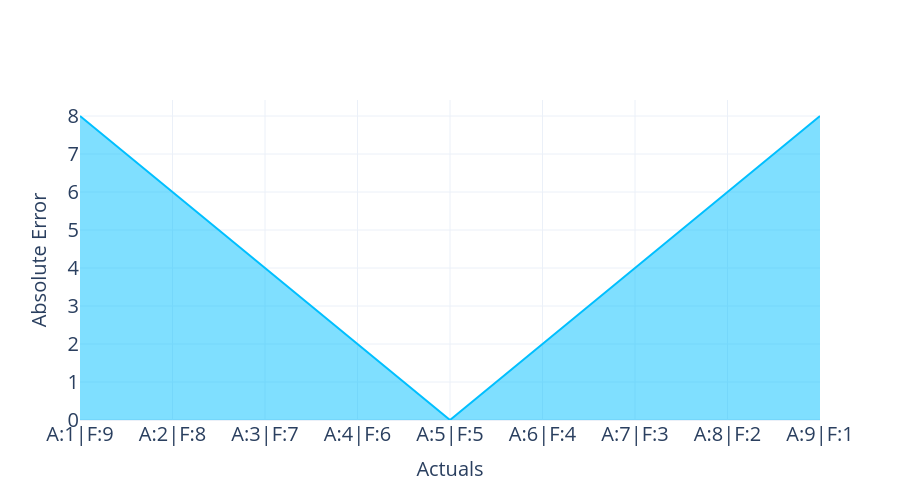
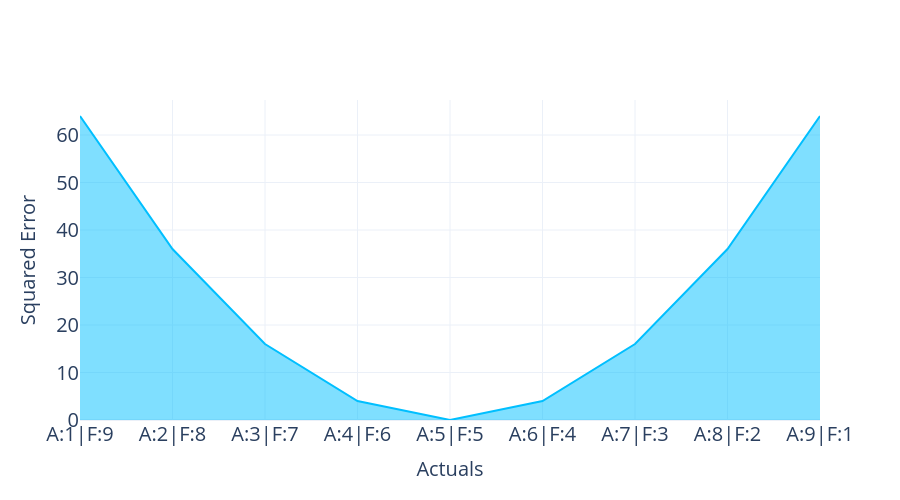
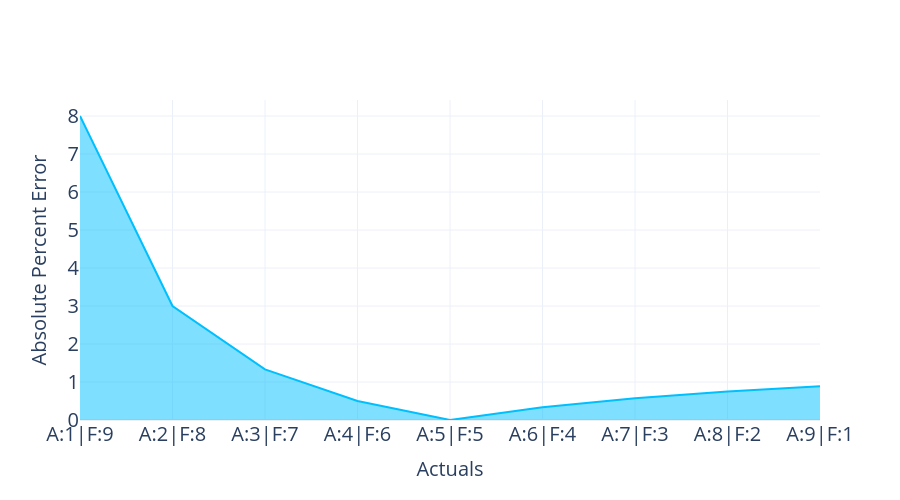
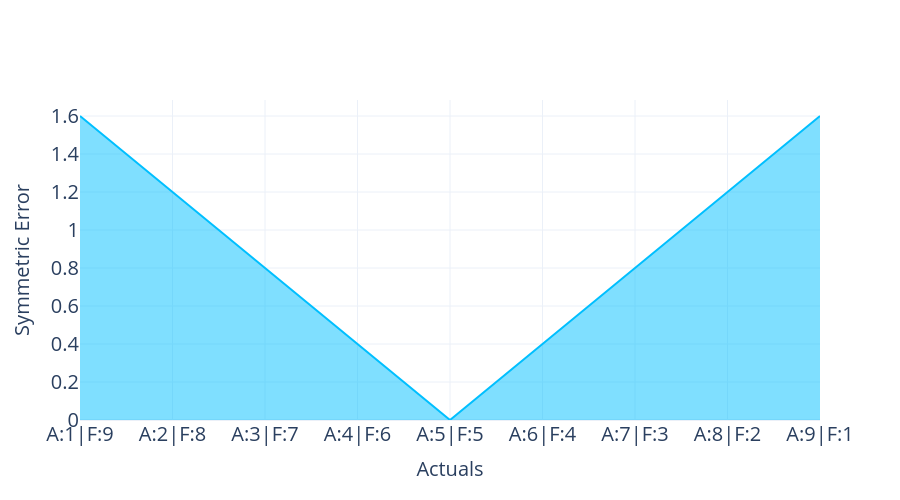

The cell these charts' notebook holds for them, in order:
### Code cell
diagonal_df = res_df[(res_df.actuals+res_df.forecast)==10]

for metric in intrinsic_metrics:
    display_metric = metric.replace("_"," ").title()
    fig = px.area(diagonal_df, x="actuals", y=metric, title="<b>"+display_metric+"</b>",template="plotly_white", color_discrete_sequence=["DeepSkyBlue"])
    fig = format_plot(fig, legends=None, xlabel="Actuals", ylabel=display_metric, title="", font_size=20, title_font_size=24)
    fig.update_layout(
        xaxis = dict(
            tickmode = 'array',
            tickvals=[i for i in diagonal_df.actuals],
            ticktext = [f"A:{i}|F:{10-i}" for i in diagonal_df.actuals]
        )
    )
    fig.write_image(f"imgs/chapter_19/{metric}_complementarity.png")

    fig.show()

### Figure 1 — Plotly figure (JSON) as saved in the notebook; plotly's stock layout.template omitted (floating-point values rounded to 4 significant figures)
{"data": [{"fillpattern": {"shape": ""}, "hovertemplate": "actuals=%{x}<br>absolute_error=%{y}<extra></extra>", "legendgroup": "", "line": {"color": "DeepSkyBlue"}, "marker": {"symbol": "circle"}, "mode": "lines", "name": "", "orientation": "v", "showlegend": false, "stackgroup": "1", "type": "scatter", "x": [1, 2, 3, 4, 5, 6, 7, 8, 9], "xaxis": "x", "y": [8, 6, 4, 2, 0, 2, 4, 6, 8], "yaxis": "y"}], "layout": {"autosize": false, "height": 500, "legend": {"font": {"size": 20}, "orientation": "h", "tracegroupgap": 0, "x": 1, "xanchor": "right", "y": 0.9, "yanchor": "bottom"}, "title": {"font": {"size": 24}, "text": "", "x": 0.5, "xanchor": "center", "yanchor": "top"}, "width": 900, "xaxis": {"anchor": "y", "domain": [0, 1], "tickfont": {"size": 20}, "tickmode": "array", "ticktext": ["A:1|F:9", "A:2|F:8", "A:3|F:7", "A:4|F:6", "A:5|F:5", "A:6|F:4", "A:7|F:3", "A:8|F:2", "A:9|F:1"], "tickvals": [1, 2, 3, 4, 5, 6, 7, 8, 9], "title": {"font": {"size": 20}, "text": "Actuals"}}, "yaxis": {"anchor": "x", "domain": [0, 1], "tickfont": {"size": 20}, "title": {"font": {"size": 20}, "text": "Absolute Error"}}}}

### Figure 2 — Plotly figure (JSON) as saved in the notebook; plotly's stock layout.template omitted (floating-point values rounded to 4 significant figures)
{"data": [{"fillpattern": {"shape": ""}, "hovertemplate": "actuals=%{x}<br>squared_error=%{y}<extra></extra>", "legendgroup": "", "line": {"color": "DeepSkyBlue"}, "marker": {"symbol": "circle"}, "mode": "lines", "name": "", "orientation": "v", "showlegend": false, "stackgroup": "1", "type": "scatter", "x": [1, 2, 3, 4, 5, 6, 7, 8, 9], "xaxis": "x", "y": [64, 36, 16, 4, 0, 4, 16, 36, 64], "yaxis": "y"}], "layout": {"autosize": false, "height": 500, "legend": {"font": {"size": 20}, "orientation": "h", "tracegroupgap": 0, "x": 1, "xanchor": "right", "y": 0.9, "yanchor": "bottom"}, "title": {"font": {"size": 24}, "text": "", "x": 0.5, "xanchor": "center", "yanchor": "top"}, "width": 900, "xaxis": {"anchor": "y", "domain": [0, 1], "tickfont": {"size": 20}, "tickmode": "array", "ticktext": ["A:1|F:9", "A:2|F:8", "A:3|F:7", "A:4|F:6", "A:5|F:5", "A:6|F:4", "A:7|F:3", "A:8|F:2", "A:9|F:1"], "tickvals": [1, 2, 3, 4, 5, 6, 7, 8, 9], "title": {"font": {"size": 20}, "text": "Actuals"}}, "yaxis": {"anchor": "x", "domain": [0, 1], "tickfont": {"size": 20}, "title": {"font": {"size": 20}, "text": "Squared Error"}}}}

### Figure 3 — Plotly figure (JSON) as saved in the notebook; plotly's stock layout.template omitted (floating-point values rounded to 4 significant figures)
{"data": [{"fillpattern": {"shape": ""}, "hovertemplate": "actuals=%{x}<br>absolute_percent_error=%{y}<extra></extra>", "legendgroup": "", "line": {"color": "DeepSkyBlue"}, "marker": {"symbol": "circle"}, "mode": "lines", "name": "", "orientation": "v", "showlegend": false, "stackgroup": "1", "type": "scatter", "x": [1, 2, 3, 4, 5, 6, 7, 8, 9], "xaxis": "x", "y": [8.0, 3.0, 1.333, 0.5, 0.0, 0.3333, 0.5714, 0.75, 0.8889], "yaxis": "y"}], "layout": {"autosize": false, "height": 500, "legend": {"font": {"size": 20}, "orientation": "h", "tracegroupgap": 0, "x": 1, "xanchor": "right", "y": 0.9, "yanchor": "bottom"}, "title": {"font": {"size": 24}, "text": "", "x": 0.5, "xanchor": "center", "yanchor": "top"}, "width": 900, "xaxis": {"anchor": "y", "domain": [0, 1], "tickfont": {"size": 20}, "tickmode": "array", "ticktext": ["A:1|F:9", "A:2|F:8", "A:3|F:7", "A:4|F:6", "A:5|F:5", "A:6|F:4", "A:7|F:3", "A:8|F:2", "A:9|F:1"], "tickvals": [1, 2, 3, 4, 5, 6, 7, 8, 9], "title": {"font": {"size": 20}, "text": "Actuals"}}, "yaxis": {"anchor": "x", "domain": [0, 1], "tickfont": {"size": 20}, "title": {"font": {"size": 20}, "text": "Absolute Percent Error"}}}}

### Figure 4 — Plotly figure (JSON) as saved in the notebook; plotly's stock layout.template omitted (floating-point values rounded to 4 significant figures)
{"data": [{"fillpattern": {"shape": ""}, "hovertemplate": "actuals=%{x}<br>symmetric_error=%{y}<extra></extra>", "legendgroup": "", "line": {"color": "DeepSkyBlue"}, "marker": {"symbol": "circle"}, "mode": "lines", "name": "", "orientation": "v", "showlegend": false, "stackgroup": "1", "type": "scatter", "x": [1, 2, 3, 4, 5, 6, 7, 8, 9], "xaxis": "x", "y": [1.6, 1.2, 0.8, 0.4, 0.0, 0.4, 0.8, 1.2, 1.6], "yaxis": "y"}], "layout": {"autosize": false, "height": 500, "legend": {"font": {"size": 20}, "orientation": "h", "tracegroupgap": 0, "x": 1, "xanchor": "right", "y": 0.9, "yanchor": "bottom"}, "title": {"font": {"size": 24}, "text": "", "x": 0.5, "xanchor": "center", "yanchor": "top"}, "width": 900, "xaxis": {"anchor": "y", "domain": [0, 1], "tickfont": {"size": 20}, "tickmode": "array", "ticktext": ["A:1|F:9", "A:2|F:8", "A:3|F:7", "A:4|F:6", "A:5|F:5", "A:6|F:4", "A:7|F:3", "A:8|F:2", "A:9|F:1"], "tickvals": [1, 2, 3, 4, 5, 6, 7, 8, 9], "title": {"font": {"size": 20}, "text": "Actuals"}}, "yaxis": {"anchor": "x", "domain": [0, 1], "tickfont": {"size": 20}, "title": {"font": {"size": 20}, "text": "Symmetric Error"}}}}
